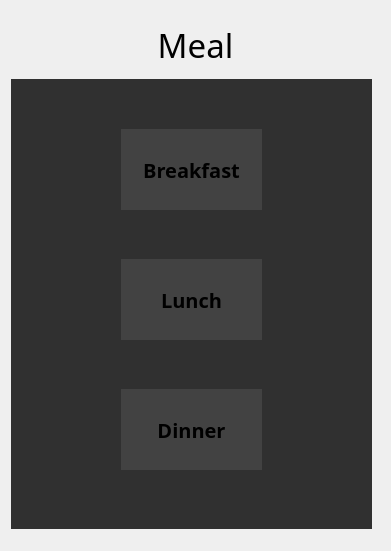
      <widget class="QWidget" name="scrollAreaWidgetContents_6">
       <property name="geometry">
        <rect>
         <x>0</x>
         <y>0</y>
         <width>391</width>
         <height>551</height>
        </rect>
       </property>
       <layout class="QVBoxLayout" name="verticalLayout_5">
        <item>
         <widget class="QLabel" name="label_10">
          <property name="maximumSize">
           <size>
            <width>16777215</width>
            <height>40</height>
           </size>
          </property>
          <property name="font">
           <font>
            <family>Nirmala UI Semilight</family>
            <pointsize>25</pointsize>
           </font>
          </property>
          <property name="text">
           <string>&lt;html&gt;&lt;head/&gt;&lt;body&gt;&lt;p align=&quot;center&quot;&gt;Meal&lt;/p&gt;&lt;/body&gt;&lt;/html&gt;</string>
          </property>
         </widget>
        </item>
        <item>
         <widget class="QGroupBox" name="groupBox_2">
          <property name="minimumSize">
           <size>
            <width>361</width>
            <height>450</height>
           </size>
          </property>
          <property name="maximumSize">
           <size>
            <width>361</width>
            <height>450</height>
           </size>
          </property>
          <property name="styleSheet">
           <string notr="true">background-color: rgb(48, 48, 48);
border:0;</string>
          </property>
          <property name="title">
           <string/>
          </property>
          <widget class="QPushButton" name="BreakButton">
           <property name="geometry">
            <rect>
             <x>110</x>
             <y>50</y>
             <width>141</width>
             <height>81</height>
            </rect>
           </property>
           <property name="minimumSize">
            <size>
             <width>141</width>
             <height>81</height>
            </size>
           </property>
           <property name="maximumSize">
            <size>
             <width>141</width>
             <height>81</height>
            </size>
           </property>
           <property name="font">
            <font>
             <family>Nirmala UI Semilight</family>
             <pointsize>15</pointsize>
             <weight>75</weight>
             <bold>true</bold>
            </font>
           </property>
           <property name="styleSheet">
            <string notr="true">background-color: rgb(66, 66, 66);</string>
           </property>
           <property name="text">
            <string>Breakfast</string>
           </property>
          </widget>
          <widget class="QPushButton" name="LunButton">
           <property name="geometry">
            <rect>
             <x>110</x>
             <y>180</y>
             <width>141</width>
             <height>81</height>
            </rect>
           </property>
           <property name="minimumSize">
            <size>
             <width>141</width>
             <height>81</height>
            </size>
           </property>
           <property name="maximumSize">
            <size>
             <width>141</width>
             <height>81</height>
            </size>
           </property>
           <property name="font">
            <font>
             <family>Nirmala UI Semilight</family>
             <pointsize>15</pointsize>
             <weight>75</weight>
             <bold>true</bold>
            </font>
           </property>
           <property name="styleSheet">
            <string notr="true">background-color: rgb(66, 66, 66);</string>
           </property>
           <property name="text">
            <string>Lunch</string>
           </property>
          </widget>
          <widget class="QPushButton" name="DinButton">
           <property name="geometry">
            <rect>
             <x>110</x>
             <y>310</y>
             <width>141</width>
             <height>81</height>
            </rect>
           </property>
           <property name="minimumSize">
            <size>
             <width>141</width>
             <height>81</height>
            </size>
           </property>
           <property name="maximumSize">
            <size>
             <width>141</width>
             <height>81</height>
            </size>
           </property>
           <property name="font">
            <font>
             <family>Nirmala UI Semilight</family>
             <pointsize>15</pointsize>
             <weight>75</weight>
             <bold>true</bold>
            </font>
           </property>
           <property name="styleSheet">
            <string notr="true">background-color: rgb(66, 66, 66);</string>
           </property>
           <property name="text">
            <string>Dinner</string>
           </property>
          </widget>
         </widget>
        </item>
       </layout>
      </widget>
